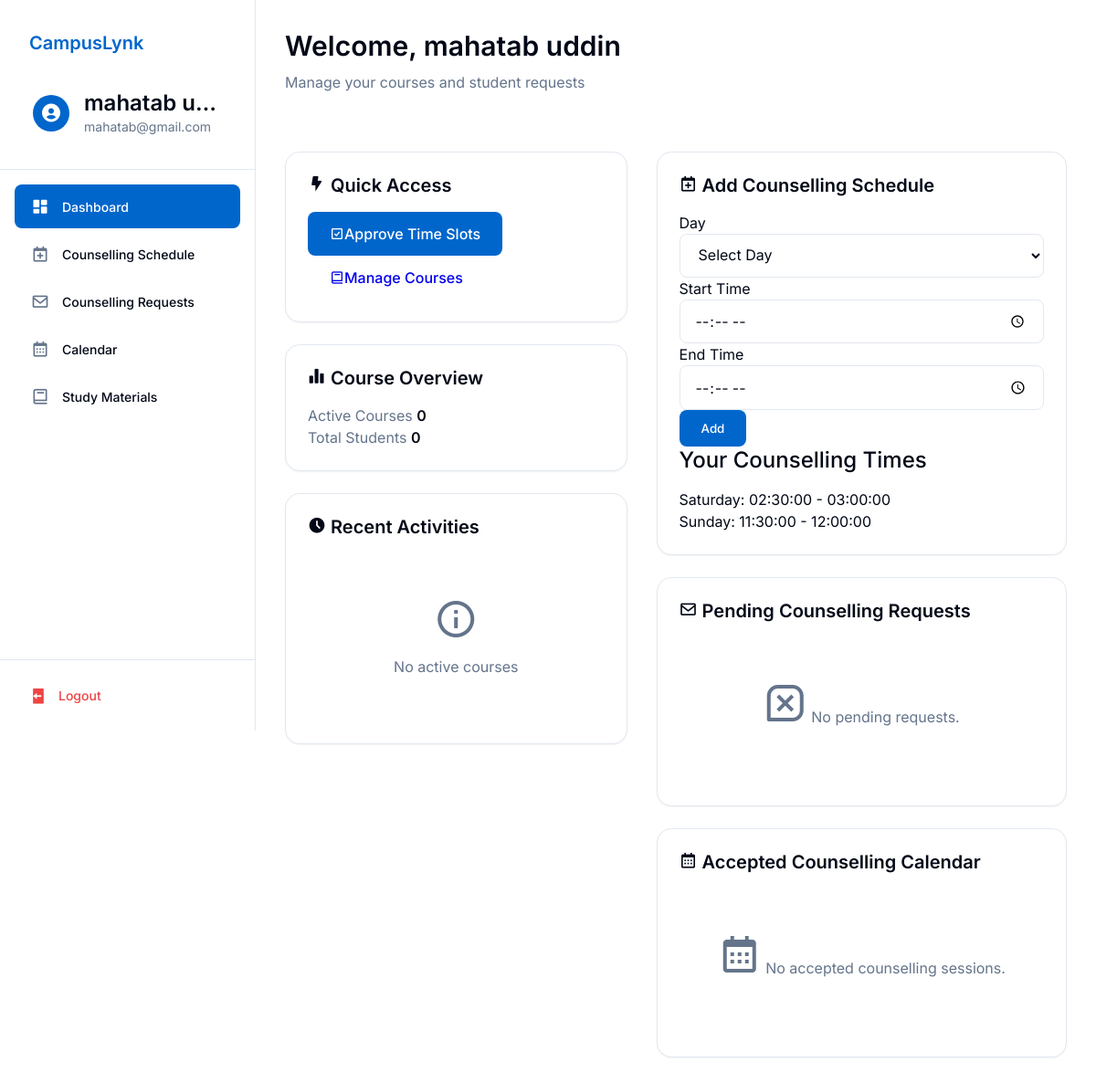
/faculty_dashboard.php (signed in), run on the app's committed database.
### tables this page shows
CREATE TABLE `users` (
  `id` int(11) NOT NULL,
  `username` varchar(255) NOT NULL,
  `email` varchar(255) NOT NULL,
  `password` varchar(255) NOT NULL,
  `role` enum('student','faculty','admin') NOT NULL,
  `name` varchar(255) NOT NULL
);

CREATE TABLE `counselling_times` (
  `id` int(11) NOT NULL,
  `faculty_id` int(11) NOT NULL,
  `day_of_week` enum('Monday','Tuesday','Wednesday','Thursday','Friday','Saturday','Sunday') NOT NULL,
  `start_time` time NOT NULL,
  `end_time` time NOT NULL
);

### faculty_dashboard.php (the view, shortened to what this page needs)
<?php
try {
    $database = new Database();
    $db = $database->getConnection();
    $query = $db->prepare("SELECT * FROM users WHERE email = ? AND role = 'faculty'");
    $query->execute([$_SESSION['useremail']]);
    $faculty = $query->fetch(PDO::FETCH_ASSOC);
    $courses_query = "SELECT * FROM course_schedules WHERE faculty_name = ?";
    $courses_stmt = $db->prepare($courses_query);
    $courses_stmt->execute([$faculty['name']]);
    $courses = $courses_stmt->fetchAll(PDO::FETCH_ASSOC);
    $students_query = "SELECT COUNT(DISTINCT section, course_code) as total FROM course_schedules WHERE faculty_name = ?";
    $students_stmt = $db->prepare($students_query);
    $students_stmt->execute([$faculty['name']]);
    $total_students = $students_stmt->fetch(PDO::FETCH_ASSOC)['total'];
    $faculty_id = null;
    $faculty_id_stmt = $db->prepare("SELECT id FROM faculty WHERE email = ?");
    $faculty_id_stmt->execute([$faculty['email']]);
    $faculty_id_row = $faculty_id_stmt->fetch(PDO::FETCH_ASSOC);
    if ($faculty_id_row) {
        $faculty_id = $faculty_id_row['id'];
    } else {
        $faculty_id = null;
    }
    $counselling_times = $db->prepare("SELECT * FROM counselling_times WHERE faculty_id = ?");
    $counselling_times->execute([$faculty_id]);
    $counselling_times = $counselling_times->fetchAll(PDO::FETCH_ASSOC);
    $pending_requests = $db->prepare("SELECT cr.*, u.name as student_name, u.email as student_email FROM counselling_requests cr JOIN users u ON cr.student_id = u.id WHERE cr.faculty_id = ? AND cr.status = 'pending'");
    $pending_requests->execute([$faculty_id]);
    $pending_requests = $pending_requests->fetchAll(PDO::FETCH_ASSOC);
    $accepted_requests = $db->prepare("SELECT cr.*, u.name as student_name FROM counselling_requests cr JOIN users u ON cr.student_id = u.id WHERE cr.faculty_id = ? AND cr.status = 'approved'");
    $accepted_requests->execute([$faculty_id]);
    $accepted_requests = $accepted_requests->fetchAll(PDO::FETCH_ASSOC);
} catch (PDOException $e) {
    header("Location: login.php?error=Database Error: " . urlencode($e->getMessage()));
    exit();
}
?>
<!DOCTYPE html>
<html lang="en">
<head>
    <link href='https://unpkg.com/boxicons@2.1.4/css/boxicons.min.css' rel='stylesheet'>
    <link rel="stylesheet" href="css/base.css">
    <link rel="stylesheet" href="css/layout.css">
    <link rel="stylesheet" href="css/components.css">
    <link rel="stylesheet" href="css/dashboard.css">
    <link rel="stylesheet" href="css/faculty.css">
</head>
<body class="dashboard-page">
    <div class="dashboard-container">
        <?php include 'sidebar.php'; ?>
        <main class="main-content">
            <section class="welcome-section">
                <h1>Welcome, <?php echo htmlspecialchars($faculty['name']); ?></h1>
                <p class="text-muted">Manage your courses and student requests</p>
            </section>
            <?php if (isset($error)): ?>
                <div class="alert alert-error">
                    <?php echo htmlspecialchars($error); ?>
                </div>
            <?php else: ?>
            <div class="dashboard-grid" style="display: grid; grid-template-columns: 1fr 1.2fr; gap: 2rem; align-items: start;">
                <div class="content-stack" style="display: flex; flex-direction: column; gap: 1.5rem;">
                    <div class="card">
                        <h2 class="text-xl font-semibold mb-4"><i class='bx bxs-bolt'></i> Quick Access</h2>
                        <div class="space-y-4">
                            <a href="approve_time_slots.php" class="btn btn-primary w-full">
                                <i class='bx bx-check-square'></i> Approve Time Slots
                            </a>
                            <a href="manage_courses.php" class="btn btn-secondary w-full">
                                <i class='bx bx-book'></i> Manage Courses
                            </a>
                        </div>
                    </div>
                    <div class="card">
                        <h2 class="text-xl font-semibold mb-4"><i class='bx bxs-bar-chart-alt-2'></i> Course Overview</h2>
                        <div class="space-y-4">
                            <div class="flex justify-between items-center">
                                <span class="text-muted">Active Courses</span>
                                <span class="font-semibold"><?php echo count($courses); ?></span>
                            </div>
                            <div class="flex justify-between items-center">
                                <span class="text-muted">Total Students</span>
                                <span class="font-semibold"><?php echo $total_students; ?></span>
                            </div>
                        </div>
                    </div>
                    <div class="card">
                        <h2 class="text-xl font-semibold mb-4"><i class='bx bxs-time-five'></i> Recent Activities</h2>
                        <div class="space-y-4">
                            <?php if (!empty($courses)): ?>
                                <?php foreach (array_slice($courses, 0, 3) as $course): ?>
                                    <div class="flex items-center space-x-4">
                                        <div class="flex-1">
                                            <h3 class="font-semibold"><?php echo htmlspecialchars($course['name']); ?></h3>
                                            <p class="text-sm text-muted"><?php echo htmlspecialchars($course['code']); ?></p>
                                        </div>
                                    </div>
                                <?php endforeach; ?>
                            <?php else: ?>
                                <div class="empty-state">
                                    <i class='bx bx-info-circle'></i>
                                    <p class="text-muted">No active courses</p>
                                </div>
                            <?php endif; ?>
                        </div>
                    </div>
                </div>
                <div class="content-stack" style="display: flex; flex-direction: column; gap: 1.5rem;">
                    <section class="card mb-6">
                        <h2 class="text-xl font-semibold mb-4"><i class='bx bx-calendar-plus'></i> Add Counselling Schedule</h2>
                        <form method="POST" class="flex flex-wrap gap-4 items-end">
                            <div>
                                <label>Day</label>
                                <select name="day_of_week" required class="form-input">
                                    <option value="">Select Day</option>
                                </select>
                            </div>
                            <div>
                                <label>Start Time</label>
                                <input type="time" name="start_time" required class="form-input">
                            </div>
                            <div>
                                <label>End Time</label>
                                <input type="time" name="end_time" required class="form-input">
                            </div>
                            <button type="submit" class="btn btn-primary">Add</button>
                        </form>
                        <div class="mt-4">
                            <h3 class="font-medium mb-2">Your Counselling Times</h3>
                            <ul class="list">
                                <?php if (empty($counselling_times)): ?>
                                    <li class="empty-state"><i class='bx bx-time'></i> No counselling times set.</li>
                                <?php else: ?>
                                    <?php foreach ($counselling_times as $ct): ?>
                                        <li><?php echo htmlspecialchars($ct['day_of_week'] . ': ' . $ct['start_time'] . ' - ' . $ct['end_time']); ?></li>
                                    <?php endforeach; ?>
                                <?php endif; ?>
                            </ul>
                        </div>
                    </section>
                    <section class="card mb-6">
                        <h2 class="text-xl font-semibold mb-4"><i class='bx bx-envelope'></i> Pending Counselling Requests</h2>
                        <?php if (empty($pending_requests)): ?>
                            <div class="empty-state"><i class='bx bx-message-square-x'></i> No pending requests.</div>
                        <?php endif; ?>
                    </section>
                    <section class="card">
                        <h2 class="text-xl font-semibold mb-4"><i class='bx bx-calendar'></i> Accepted Counselling Calendar</h2>
                        <?php if (empty($accepted_requests)): ?>
                            <div class="empty-state"><i class='bx bx-calendar'></i> No accepted counselling sessions.</div>
                        <?php endif; ?>
                    </section>
                </div>
            </div>
            <?php endif; ?>
        </main>
    </div>
</body>
</html>

### sidebar.php (shortened to what this page needs)
<?php
try {
    $sidebar_database = new Database();
    $sidebar_db = $sidebar_database->getConnection();
    $sidebar_query = $sidebar_db->prepare("SELECT * FROM users WHERE email = ?");
    $sidebar_query->execute([$_SESSION['useremail']]);
    $sidebar_user = $sidebar_query->fetch(PDO::FETCH_ASSOC);
} catch (PDOException $e) {
    header("Location: login.php?error=Database Error: " . urlencode($e->getMessage()));
    exit();
}
$current_page = basename($_SERVER['PHP_SELF']);
$role = $sidebar_user['role'];
?>
<link href='https://unpkg.com/boxicons@2.1.4/css/boxicons.min.css' rel='stylesheet'>
<aside class="sidebar">
    <div class="sidebar-header">
        <div class="logo-and-title-div">
            <a href="<?php echo $role === 'faculty' ? 'faculty_dashboard.php' : ($role === 'admin' ? 'admin_dashboard.php' : 'dashboard.php'); ?>" class="navbar-brand">CampusLynk</a>
        </div>
        <a href="<?php echo $role === 'faculty' ? 'faculty_dashboard.php' : ($role === 'admin' ? 'admin_dashboard.php' : 'profile.php'); ?>" class="user-info">
            <div class="user-avatar">
                <i class='bx bxs-user-circle'></i>
            </div>
            <div class="user-details">
                <h3 class="user-name"><?php echo htmlspecialchars($sidebar_user['name']); ?></h3>
                <p class="user-email"><?php echo htmlspecialchars($sidebar_user['email']); ?></p>
            </div>
        </a>
    </div>
    <div class="sidebar-content">
        <ul class="nav-links">
            <?php if ($role === 'admin'): ?>
                <li>
                    <a href="admin_dashboard.php" class="nav-link <?php echo $current_page === 'admin_dashboard.php' ? 'active' : ''; ?>">
                        <i class='bx bxs-dashboard'></i>
                        <span>Dashboard</span>
                    </a>
                </li>
                <li>
                    <a href="admin_dataimport.php" class="nav-link <?php echo $current_page === 'admin_dataimport.php' ? 'active' : ''; ?>">
                        <i class='bx bxs-file-import'></i>
                        <span>Data Import</span>
                    </a>
                </li>
                <li>
                    <a href="admin_exam_import.php" class="nav-link <?php echo $current_page === 'admin_exam_import.php' ? 'active' : ''; ?>">
                        <i class='bx bxs-calendar-event'></i>
                        <span>Exam Schedule Importer</span>
                    </a>
                </li>
                <li>
                    <a href="admin_class_schedule.php" class="nav-link <?php echo $current_page === 'admin_class_schedule.php' ? 'active' : ''; ?>">
                        <i class='bx bx-calendar'></i>
                        <span>Ongoing Class Schedule</span>
                    </a>
                </li>
                <li>
                    <a href="admin_users.php" class="nav-link <?php echo $current_page === 'admin_users.php' ? 'active' : ''; ?>">
                        <i class='bx bxs-user-detail'></i>
                        <span>User Management</span>
                    </a>
                </li>
                <li>
                    <a href="admin_settings.php" class="nav-link <?php echo $current_page === 'admin_settings.php' ? 'active' : ''; ?>">
                        <i class='bx bxs-cog'></i>
                        <span>Settings</span>
                    </a>
                </li>
            <?php elseif ($role === 'faculty'): ?>
                <li>
                    <a href="faculty_dashboard.php" class="nav-link <?php echo $current_page === 'faculty_dashboard.php' ? 'active' : ''; ?>">
                        <i class='bx bxs-dashboard'></i>
                        <span>Dashboard</span>
                    </a>
                </li>
                <li>
                    <a href="faculty_counselling_schedule.php" class="nav-link <?php echo $current_page === 'faculty_counselling_schedule.php' ? 'active' : ''; ?>">
                        <i class='bx bx-calendar-plus'></i>
                        <span>Counselling Schedule</span>
                    </a>
                </li>
                <li>
                    <a href="faculty_counselling_requests.php" class="nav-link <?php echo $current_page === 'faculty_counselling_requests.php' ? 'active' : ''; ?>">
                        <i class='bx bx-envelope'></i>
                        <span>Counselling Requests</span>
                    </a>
                </li>
                <li>
                    <a href="faculty_counselling_calendar.php" class="nav-link <?php echo $current_page === 'faculty_counselling_calendar.php' ? 'active' : ''; ?>">
                        <i class='bx bx-calendar'></i>
                        <span>Calendar</span>
                    </a>
                </li>
                <li>
                    <a href="study-materials.php" class="nav-link <?php echo $current_page === 'study-materials.php' ? 'active' : ''; ?>">
                        <i class='bx bx-book'></i>
                        <span>Study Materials</span>
                    </a>
                </li>
            <?php endif; ?>
        </ul>
    </div>
    <div class="sidebar-footer">
        <?php
        $logout_url = 'logout.php';
        if (isset($_SESSION['role'])) {
            switch ($_SESSION['role']) {
                case 'faculty':
                    $logout_url = 'faculty_logout.php';
                    break;
            }
        }
        ?>
        <a href="<?php echo $logout_url; ?>" class="logout-btn">
            <i class='bx bxs-log-out'></i>
            <span>Logout</span>
        </a>
    </div>
</aside>

### data on the page
users: name "mahatab u…", email "mahatab@gmail.com", name "mahatab uddin"
counselling_times: day_of_week+start_time+end_time "Saturday: 02:30:00 - 03:00:00"
counselling_times: day_of_week+start_time+end_time "Sunday: 11:30:00 - 12:00:00"

### other printed values
count($courses) "0"
$total_students "0"
